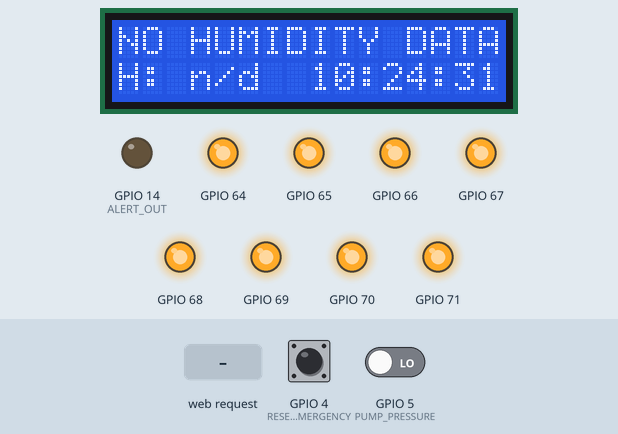
Recording of a sketch running on a simulated ESP8266 (NodeMCU). Parts: 16×2 character LCD, output pins drawn as LEDs (lit = HIGH). The inputs (shaded band) are chosen by the test bench; at power-on: GPIO 4 (RESET_EMERGENCY) HIGH, GPIO 5 (PUMP_PRESSURE) LOW. The local clock reads 2024-03-15 10:24:30 at power-on unless the sketch sets it; what the sketch prints to the serial monitor is not drawn.

Above: at 1.9 s.
2.0 s: HTTP request GET /update received
At 3.7 s:
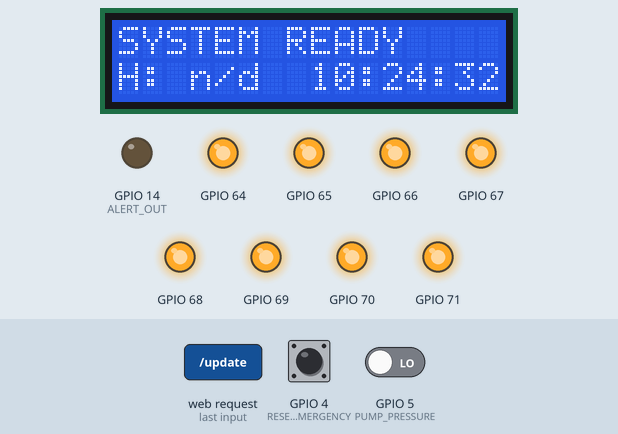
6.1 s: HTTP request GET /update?value=1 received
At 7.5 s:
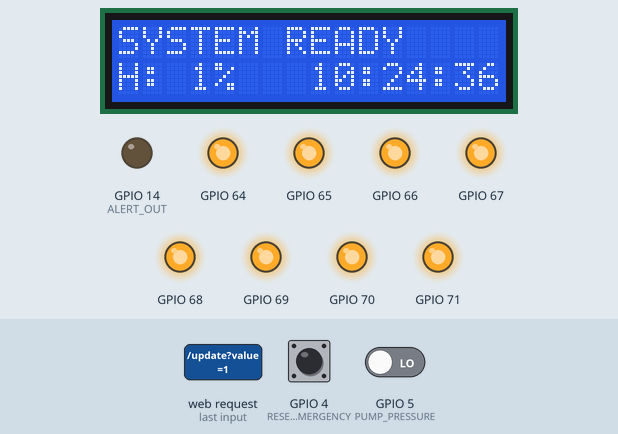
10.2 s: HTTP request GET /update?value=120 received
At 11.9 s:
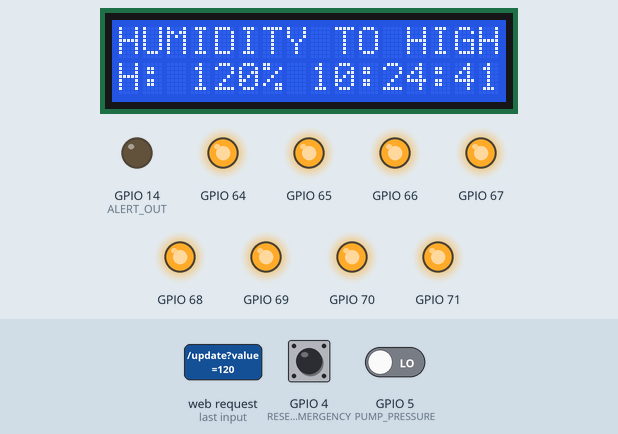
Timing chart, 0 to 13.4 s (numbered marks = the images above; inputs shaded):
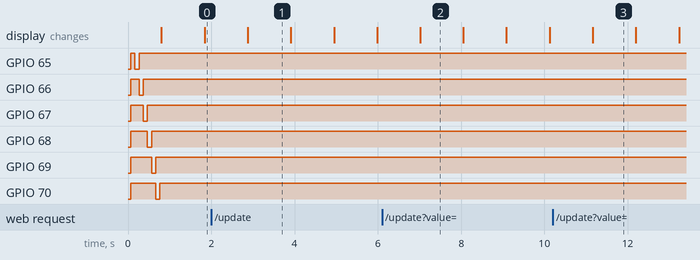

The sketch:

nodemcu_server.ino
```cpp
#include <Wire.h>
#include <LiquidCrystal_I2C.h>
#include <PCF8574.h>
#include <RTClib.h>
#include <ESP8266WiFi.h>
#include <ESP8266WebServer.h>

LiquidCrystal_I2C lcd(0x27, 16, 2);  // wyswietlacz lcd
PCF8574 relays(0x20); // ekstender io
RTC_DS1307 RTC; //zegar

#define RESET_EMERGENCY 4
#define PUMP_PRESSURE 5
#define ALERT_OUT 14

#define PUMP_RELAY 7
#define SECTIONS 7

#define TIMEPERSECTION 5

//AP configuration
char * ssid_ap = "NODEMCU";
char * password_ap = "qwerty1234";
IPAddress ip(192, 168, 6, 10);
IPAddress gateway(192,168, 6, 1);
IPAddress subnet(255, 255, 255, 0);

//server
ESP8266WebServer server;

int humidityValue = -1;

int resetLastPress = 0;
int lastPressureStatus = -1;
int lastPressureStatusChange = -1;

bool emergency = false;
bool systemRunning = false;

int currentSection = 1;
bool pumpRunning = false;
int pumpRunningFrom = -1;

int sectionTime = -1;

void setup(){
  Serial.begin(57600);
  while(!Serial);
  Serial.println("Serial working");
  Wire.begin(2, 0);
  lcd.init();   // Inicjalizacja LCD 2x16
  lcd.backlight(); // zalaczenie podwietlenia

  WiFi.mode(WIFI_AP);
  WiFi.softAPConfig(ip, gateway, subnet);
  WiFi.softAP(ssid_ap, password_ap);

  server.on("/", handleIndex);
  server.on("/update", handleUpdate);
  server.begin();

  for(int i = 0; i < SECTIONS; i++){
    relays.pinMode(i, OUTPUT);
    relays.digitalWrite(i, HIGH);
  }

  relays.pinMode(PUMP_RELAY, OUTPUT);
  relays.digitalWrite(PUMP_RELAY, HIGH);

  for(int i = 0; i < SECTIONS; i++){
    relays.digitalWrite(i, LOW);
    delay(100);
    relays.digitalWrite(i, HIGH);
  }

  RTC.begin();
  if (!RTC.isrunning()) {
    RTC.adjust(DateTime(__DATE__, __TIME__));
  }

  pinMode(RESET_EMERGENCY, INPUT);
  attachInterrupt(digitalPinToInterrupt(RESET_EMERGENCY), resetEmergency, RISING);

  pinMode(PUMP_PRESSURE, INPUT);
  attachInterrupt(digitalPinToInterrupt(PUMP_PRESSURE), pressureChange, CHANGE);

  pinMode(ALERT_OUT, OUTPUT);
}


ICACHE_RAM_ATTR void resetEmergency() {
    if(resetLastPress + 200 > millis()){
      return;
    }
    resetLastPress = millis();

    Serial.println("Button pressed");

    emergency = false;
    digitalWrite(ALERT_OUT, LOW);
    lastPressureStatus = -1;
    lastPressureStatusChange = -1;
    systemRunning = false;
    currentSection = 1;
    shutDownAllSections();
    stopPump();
}

int currentPressureStatus;

ICACHE_RAM_ATTR void pressureChange() {
    currentPressureStatus = digitalRead(PUMP_PRESSURE);
    if(lastPressureStatus == currentPressureStatus){
      return;
    }
    lastPressureStatus = currentPressureStatus;
    lastPressureStatusChange = millis();
    Serial.print("Pressure ");
    Serial.print(currentPressureStatus);
    Serial.println("");
}

void startPump(){
  if(pumpRunning) return;
  relays.digitalWrite(PUMP_RELAY, LOW);
  pumpRunning = true;
  pumpRunningFrom = millis();
  lastPressureStatusChange = millis();
  lastPressureStatus = 0;
}

void stopPump(){
  relays.digitalWrite(PUMP_RELAY, HIGH);
  pumpRunning = false;
  pumpRunningFrom = 0;
}

void shutDownAllSections(){
  for(int i = 0; i < SECTIONS; i++){
    relays.digitalWrite(i, HIGH);
  }
}

void enableSection(int sectionNum){
    relays.digitalWrite(sectionNum - 1, LOW);
    sectionTime = millis();
}

void setEmergency(){
  emergency = true;
  digitalWrite(ALERT_OUT, HIGH);
  stopPump();
  delay(100);
  shutDownAllSections();
  systemRunning = false;
}

int tmpNoPressure;
int tmpSectionTime;

void loop(){
    server.handleClient();
    printDateTime();

    lcd.setCursor(0, 1);
    lcd.print("H:     ");
    lcd.setCursor(3, 1);
    if(humidityValue > 0){
      lcd.print(String(humidityValue));
      lcd.print("%");
    }else{
      lcd.print("n/d");
    }

    tmpNoPressure = (millis() - lastPressureStatusChange) / 1000;

    if(emergency){
      lcd.setCursor(0, 0);
      lcd.print("EMERGENCY       ");
    }else if(lastPressureStatus == 0 && tmpNoPressure > 5 && pumpRunning){
      lcd.setCursor(0, 0);
      lcd.print("NO PRESSURE ");
      lcd.setCursor(12, 0);
      print2dig(tmpNoPressure);
      if(tmpNoPressure >= 30){
        setEmergency();
      }
      lcd.print("  ");
    }else if(humidityValue < 0){
      lcd.setCursor(0, 0);
      lcd.print("NO HUMIDITY DATA");
    } else if(humidityValue > 50 && !systemRunning) {
      lcd.setCursor(0, 0);
      lcd.print("HUMIDITY TO HIGH");
    }else if(!systemRunning){
      lcd.setCursor(0,0);
      lcd.print("SYSTEM READY    ");
      DateTime now = RTC.now();

      if(now.second() == 0){
        systemRunning = true;
      }
    } else if(systemRunning) {

      startPump();

      lcd.setCursor(3, 0);
      lcd.print(" P:");
      if(pumpRunning){
        lcd.print("ON ");
      }else{
        lcd.print("OFF");
      }

      lcd.setCursor(9,0);
      lcd.print(" T:");
      if(sectionTime > 0){
        tmpSectionTime = (millis() - sectionTime) / 1000;
      }else{
        tmpSectionTime = 0;
        shutDownAllSections();
        enableSection(currentSection);
      }
      lcd.print(tmpSectionTime);
      lcd.print("   ");

      if(tmpSectionTime >= TIMEPERSECTION){
        currentSection++;
        if(currentSection > SECTIONS){
          shutDownAllSections();
          stopPump();
          systemRunning = false;
          currentSection = 1;
          sectionTime = -1;
        }else{
          shutDownAllSections();
          enableSection(currentSection);
        }
      }
      lcd.setCursor(0,0);
      lcd.print("S:");
      lcd.print(currentSection);
    }
    delay(1000);
}

void handleIndex() {
  server.send(200, "text/plain", String(humidityValue));
}

void handleUpdate() {
  humidityValue = server.arg("value").toInt();
  server.send(200, "text/plain", "Updated");
}

void printDateTime(){
  DateTime now = RTC.now();
  lcd.setCursor(8,1);
  print2dig(now.hour());
  lcd.print(":");
  print2dig(now.minute());
  lcd.print(":");
  print2dig(now.second());
}

void print2dig(int num){
  if(num < 10){
    lcd.print('0');
  }
  lcd.print(num);
}

void lcdClearLine(int lineNumber){
  lcd.setCursor(0, lineNumber);
  lcd.print("                ");
}
```

Measured:
- after the input at 2.0 s, the display: changes after 0.88 s (image 1)
- after the input at 6.1 s, the display: changes after 0.92 s (image 2)
- after the input at 10.2 s, the display: changes after 0.96 s (image 3)
- what the display in image 1 shows lasts 1.0 s, from 2.9 s to 3.9 s
